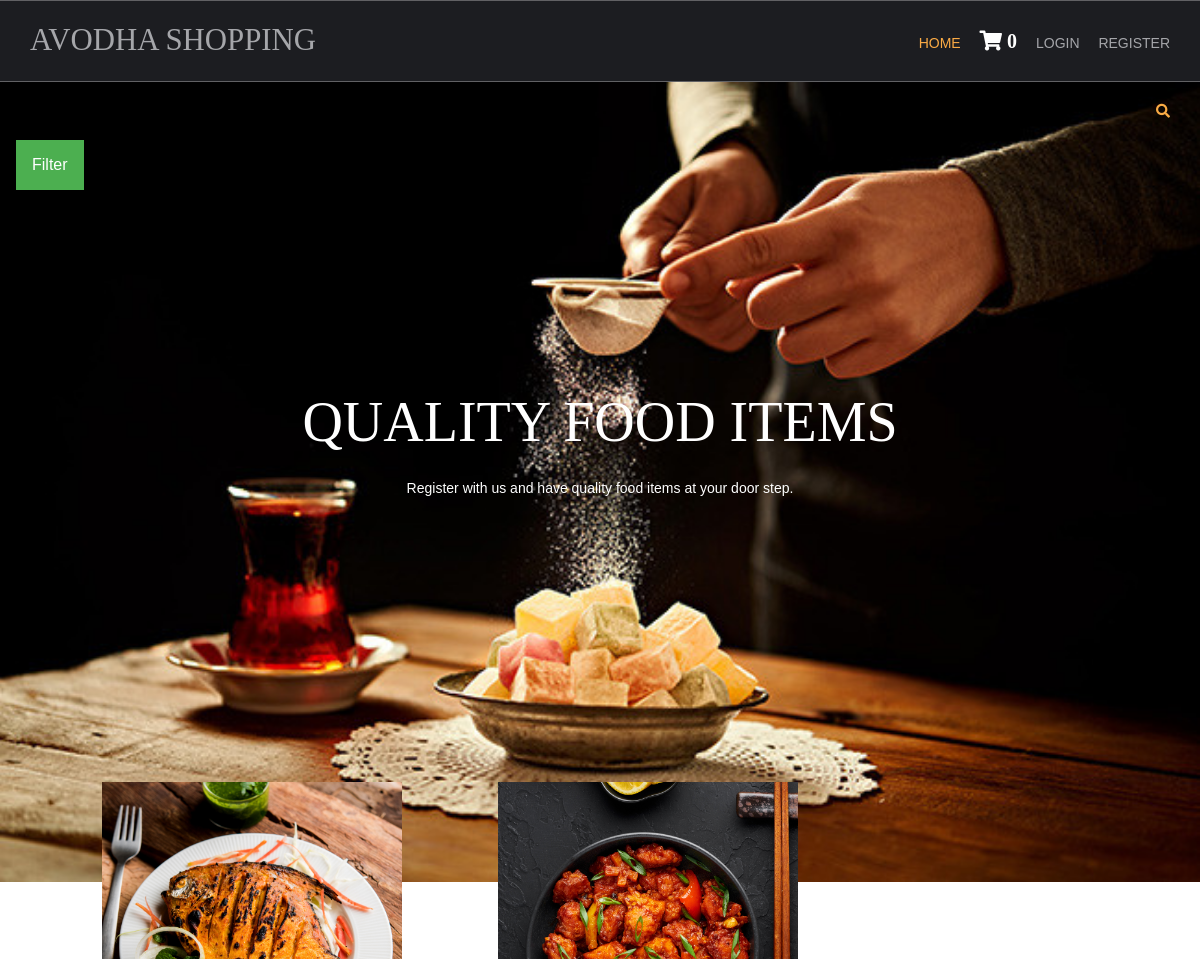
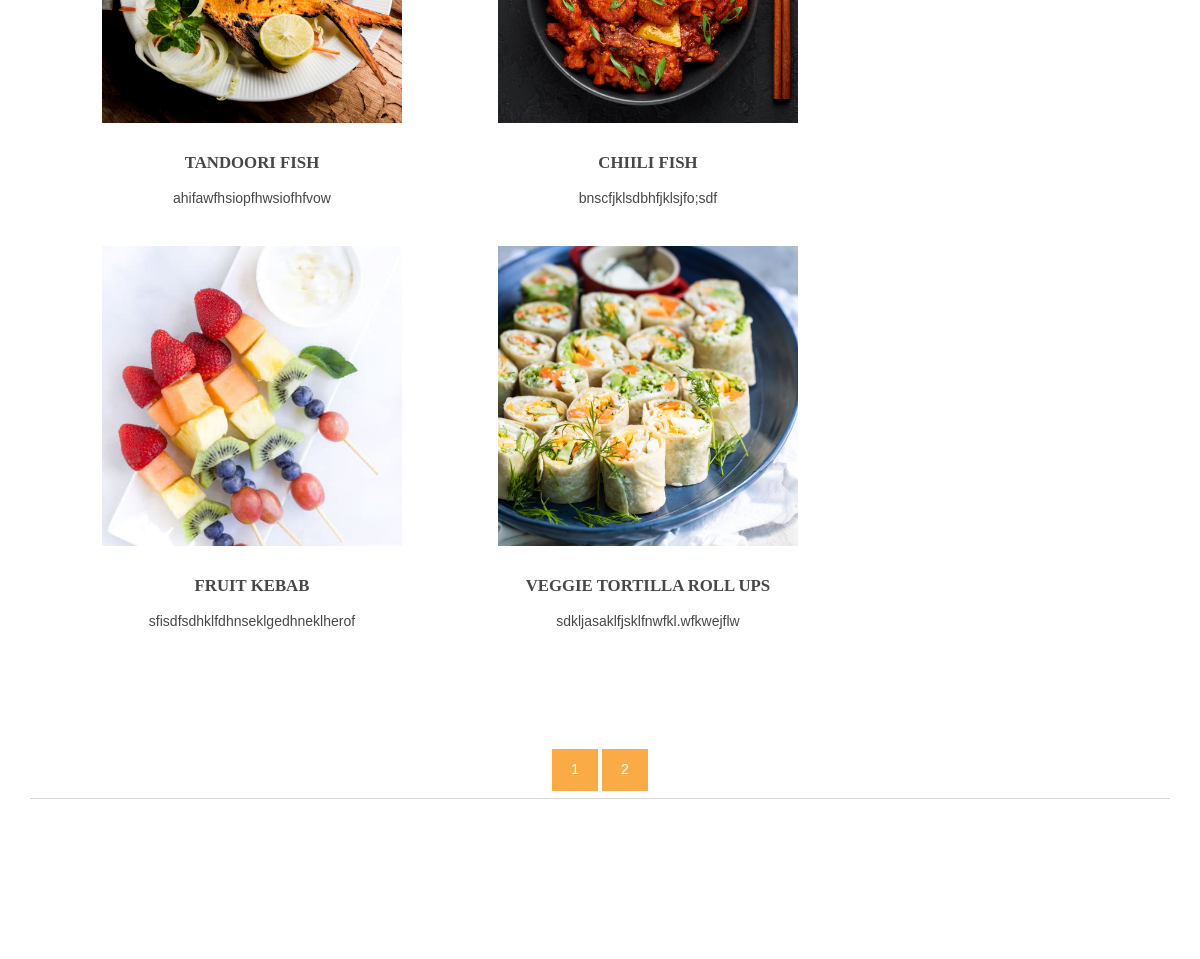
Screenshot of /?page=2 with the database file from the repository (2 pictures, top to bottom).
### shop/models.py (models this page shows, shortened)
class products(models.Model):
    name = models.CharField(max_length=150, unique=True)
    slug = models.SlugField(max_length=150, unique=True)
    img = models.ImageField(upload_to='product')
    desc = models.TextField()
    stock = models.IntegerField()
    available = models.BooleanField()
    price = models.IntegerField()
    category = models.ForeignKey(categ, on_delete=models.CASCADE)
    def get_url(self):
        return reverse('details', args=[self.category.slug, self.slug])

### shop/views.py (the view)
# urls.py: 2. Add a URL to urlpatterns:  path('', views.home, name='home')
def home(request, c_slug=None):
    c_page = None
    prod = None
    if c_slug != None:
        c_page = get_object_or_404(categ, slug=c_slug)
        prod = products.objects.filter(category=c_page, available=True)
    else:
        prod = products.objects.all().filter(available=True)
        cat = categ.objects.all()
        paginator = Paginator(prod, 4)
    try:
        page = int(request.GET.get('page', '1'))
    except:
        page = 1
    try:
        pro = paginator.page(page)
    except(EmptyPage, InvalidPage):
        pro = paginator.page(paginator.num_pages)
    return render(request, 'index.html', {'pr': prod, 'ct': cat, 'pg': pro})

### cart/context_processor.py (called while the page is built)
def count(request):
    item_count = 0
    if 'admin' in request.path:
        return {}
    else:
        try:
            ct = cartlist.objects.filter(cart_id=c_id(request))
            cti = items.objects.all().filter(cart=ct[:1])
            for c in cti:
                item_count += c.qty
        except cartlist.DoesNotExist:
            item_count = 0
        return dict(itc=item_count)

### cart/views.py (called while the page is built)
def c_id(request):
    ct_id = request.session.session_key
    if not ct_id:
        ct_id = request.session.create()
    return ct_id

### shop/models.py (called while the page is built)
    def get_url(self):
        return reverse('prod_cat', args=[self.slug])

### templates/index.html (shortened to what this page needs)
{% extends 'base.html' %}
{% load static %}
{% block content %}
<html lang="en">
<head>
<link href="{% static 'hm/layout/styles/layout.css' %}" rel="stylesheet" type="text/css" media="all">
</head>
<body id="top">
<div class="abcd" style="background-image:url('{% static 'hm/images/demo/backgrounds/bgm.jpg' %}');">
  <div class="wrapper row0">
    <div id="topbar" class="hoc clear">
  <div class="fl_right">
        <ul class="nospace">
         <li id="searchform">
          </li>
        </ul>
        </div>
    </div>
    <div class="dropdown">
  <button class="dropbtn">Filter</button>
</div>
      </div>
  <div id="pageintro" class="hoc clear">
    <article>
      <h3 class="heading">QUALITY FOOD ITEMS</h3>
      <p>Register with us and have quality food items at your door step.</p>
    </article>
  </div>
</div>
<div class="wrapper row3">
  <main class="hoc container clear">
    <section id="introblocks">
      <ul class="nospace group btmspace-80">
        {% for i in pg.object_list %}
        <li class="one_third">
          <figure><a class="imgover" href="{{i.get_url}}"><img src="{{i.img.url}}" alt="" style="height:300px;width:300px;"></a>
            <figcaption>
              <h6 class="heading">{{i.name}}</h6>
              <p>{{i.desc|truncatewords:10}}</p>
              <br>
            </figcaption>
          </figure>
        </li>
    {% endfor %}
      </ul>
    </section>
    <center>
{% for p in pg.paginator.page_range %}
<a href="?page={{p}}" class="btn btn-light btn-sm {% if pg.number == p %} active {% endif %}">{{p}}</a>
{% endfor %}
    </center>
    <hr class="btmspace-80">
  </main>
</div>
</body>
</html>
{% endblock %}

### static/hm/layout/styles/layout.css (style rules this page uses)
#topbar { padding:20px 0; font-size:.8rem; text-transform:uppercase; }
#topbar ul li { display:inline-block; margin-right:15px; }
#topbar ul li:last-child { margin-right:0; padding-right:0; border-right:none; }
#topbar #searchform { position:relative; line-height:1; z-index:9999; }
#topbar #searchform::after { display:block; height:18px; line-height:18px; padding:0; font-family:"Font Awesome\ 5 Free"; font-weight:900; font-size:1rem; content:"\f002"; }
#topbar #searchform ::placeholder { text-transform:capitalize; }
#pageintro { padding:200px 0 300px; }
#pageintro article, #pageintro article p { display:block; max-width:75%; margin:0 auto; text-align:center; }
#pageintro article p { max-width:65%; line-height:2rem; }
#pageintro .heading { margin-bottom:20px; font-size:4rem; }
.container { padding:80px 0; }
#introblocks { display:block; position:relative; margin:-180px 0 0 0; z-index:1; text-align:center; }
#introblocks figure figcaption { display:block; padding:30px 0 0 0; text-align:center; }
#introblocks figure figcaption .heading { font-size:1.2rem; font-weight:700; margin-bottom:0; }
*, *::before, *::after { transition:all .3s ease-in-out; }
body { color:#A5A6AA; background-color:#1C1D21; }
a { color:#FBAB45; }
hr, .borderedbox { border-color:#D7D7D7; }
.btn, .btn.inverse:hover { color:#FFFFFF; background-color:#FBAB45; border-color:#FBAB45; }
.imgover, .imgover:hover::after { color:#FFFFFF; }
.row3 { color:#474747; background-color:#FFFFFF; }
#topbar #searchform { color:#FBAB45; }
#pageintro { color:#FFFFFF; }
@media screen and (min-width:1140px) { .hoc { max-width:1140px; } }

### static/hm/layout/styles/framework.css (style rules this page uses)
html { overflow-y:scroll; overflow-x:hidden; }
html, body { margin:0; padding:0; font-size:14px; line-height:1.6em; }
*, *::before, *::after { box-sizing:border-box; }
.nospace { margin:0; padding:0; list-style:none; }
.btn { display:inline-block; padding:8px 18px 10px; text-transform:uppercase; border:1px solid; }
.clear, .group { display:block; }
.clear::before, .clear::after, .group::before, .group::after { display:table; content:""; }
.clear, .clear::after, .group, .group::after { clear:both; }
a { outline:none; text-decoration:none; }
.fl_right, .imgr { float:right; }
img { width:auto; max-width:100%; height:auto; margin:0; padding:0; border:none; line-height:normal; vertical-align:middle; }
.imgover { display:inline-block; position:relative; max-width:100%; }
.imgover::before, .imgover::after { display:block; position:absolute; content:""; text-align:center; opacity:0; }
.imgover::before { top:0; right:0; bottom:0; left:0; }
.imgover::after { top:50%; left:50%; width:50px; height:50px; line-height:50px; margin:-25px 0 0 -25px; font-family:"Font Awesome\ 5 Free"; font-weight:900; content:"\f067"; font-size:28px; }
body, input, textarea, select { font-family:Verdana, Geneva, sans-serif; }
h1, h2, h3, h4, h5, h6, .heading { font-family:Georgia, "Times New Roman", Times, serif; }
label, input, textarea, select, button { display:block; resize:none; outline:none; color:inherit; font-size:inherit; font-family:inherit; vertical-align:middle; }
::placeholder { opacity:1; }
h1, h2, h3, h4, h5, h6, .heading { margin:0 0 20px 0; font-size:1.4rem; line-height:normal; font-weight:normal; text-transform:uppercase; }
hr { display:block; width:100%; height:1px; border:solid; border-width:1px 0 0 0; }
.wrapper { display:block; position:relative; width:100%; margin:0; padding:0; text-align:left; word-wrap:break-word; }
.hoc { display:block; margin:0 auto; }
address, article, aside, figcaption, figure, footer, header, main, nav, section { display:block; margin:0; padding:0; }
.one_half, .one_third, .two_third, .one_quarter, .two_quarter, .three_quarter { display:inline-block; float:left; margin:0 0 0 4.21052%; list-style:none; }
.one_third { width:30.52631%; }
.btmspace-80 { margin-bottom:80px; }

### templates/index.html (style rules this page uses)
.dropbtn { background-color: #4CAF50; color: white; padding: 16px; font-size: 16px; border: none; cursor: pointer; }
.dropdown { position: relative; display: inline-block; padding-left: 16px; }
.abcd { height: 100%; background-position: center; background-repeat: no-repeat; background-size : cover; }

### rows the page displays
products: img (picture), name "TANDOORI FISH", desc "ahifawfhsiopfhwsiofhfvow"
products: img (picture), name "CHIILI FISH", desc "bnscfjklsdbhfjklsjfo;sdf"
products: img (picture), name "FRUIT KEBAB", desc "sfisdfsdhklfdhnseklgedhneklherof"
products: img (picture), name "VEGGIE TORTILLA ROLL UPS", desc "sdkljasaklfjsklfnwfkl.wfkwejflw"

### other values shown
{{ itc }} "0"
{{ p }} "1" "2"
